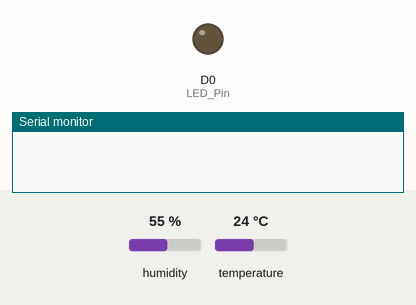
A sketch run on a simulated ESP8266 (NodeMCU). Shown: output pins drawn as LEDs (lit = HIGH), the last lines printed to the serial monitor. The test bench sets the inputs (shaded band); at power-on: humidity 55 %, temperature 24 °C. WiFi joins after 1.5 s; servers stay silent unless stated; no MQTT or app messages arrive unless stated.

Above: at 0.1 s.
At 3.6 s:
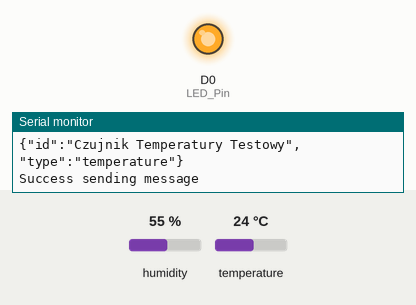
Timing chart, 0 to 6.1 s (numbered marks = the images above):
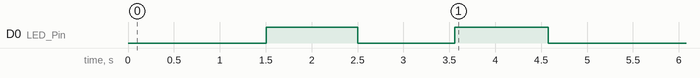

The sketch:

mqtt.ino
```cpp
#include <DHTesp.h>
#include <ArduinoJson.h>
#include <ESP8266WiFi.h>
#include <PubSubClient.h>

#define ssid       "YourSSID"
#define password      "YourPassword"
const char* mqttServer = "MQTT_SERVER";
const int mqttPort = 1883;
const char* mqttUser = "";
const char* mqttPassword = "";
const int delayTime = 29 * 60 * 1000;
const char* deviceName = "Czujnik Temperatury Testowy";
DHTesp dht;
uint8_t LED_Pin = D0;

WiFiClient espClient;
PubSubClient client(espClient);

void setup() {

  Serial.begin(115200);
  Serial.println();
  dht.setup(D1, DHTesp::DHT11);
  pinMode(LED_Pin, OUTPUT);
  WiFi.begin(ssid, password);
  while (WiFi.status() != WL_CONNECTED) {
    delay(500);
    Serial.println("Connecting to WiFi..");
  }
  Serial.println("Connected to the WiFi network");
  digitalWrite(LED_Pin, HIGH);
  delay(1000);
  digitalWrite(LED_Pin, LOW);
  delay(1000);
  mqttConnection();
}
void getTemperature() {
  delay(dht.getMinimumSamplingPeriod()); /* Delay of amount equal to sampling period */
  float humidity = dht.getHumidity();/* Get humidity value */
  float temperature = dht.getTemperature();/* Get temperature value */
  Serial.print(dht.getStatusString());/* Print status of communication */
  Serial.print("\t");
  Serial.print(humidity, 1);
  Serial.print("\t\t");
  Serial.print(temperature, 1);
  Serial.print("\t\t");
  StaticJsonBuffer<100> JSONbuffer;
  JsonObject& JSONencoder = JSONbuffer.createObject();
  JSONencoder["temperature"] = temperature;
  JSONencoder["humidity"] = humidity;
  JSONencoder["id"] = deviceName;
  char JSONmessageBuffer[100];
  JSONencoder.printTo(JSONmessageBuffer, sizeof(JSONmessageBuffer));
  Serial.println("Sending message to MQTT topic..");
  Serial.println(JSONmessageBuffer);
  if (client.publish("sensors/temperature", JSONmessageBuffer) == true) {
    Serial.println("Success sending temperatures");
  } else {
    Serial.println("Error sending temperatures");
  }
}

 void mqttConnection() {
  client.setServer(mqttServer, mqttPort);
  while (!client.connected()) {
    Serial.println("Connecting to MQTT...");
    if (client.connect(deviceName, mqttUser, mqttPassword )) {
      Serial.println("connected");
      registerDevice();
    } else {
      Serial.print("failed with state ");
      Serial.print(client.state());
      delay(5000);
    }
  }
 }
void registerDevice() {
  StaticJsonBuffer<100> JSONbuffer;
  JsonObject& JSONencoder = JSONbuffer.createObject();
  JSONencoder["id"] = deviceName;
  JSONencoder["type"] = "temperature";
  char JSONmessageBuffer[100];
  JSONencoder.printTo(JSONmessageBuffer, sizeof(JSONmessageBuffer));
  Serial.println("Sending message to MQTT topic..");
  Serial.println(JSONmessageBuffer);
  if (client.publish("register", JSONmessageBuffer) == true) {
    Serial.println("Success sending message");
  } else {
    Serial.println("Error sending message");
    mqttConnection();
  }
}
void loop() {
  if (!client.connected()) {
    mqttConnection();
  }
  digitalWrite(LED_Pin, HIGH);
  getTemperature();
  Serial.println("-------------");
  digitalWrite(LED_Pin, LOW);
  delay(delayTime);
  client.loop();
}
```

Measured:
- by itself, D0 (LED_Pin): HIGH → LOW at 2.5 s, → HIGH 1.1 s later, → LOW 1.0 s later
